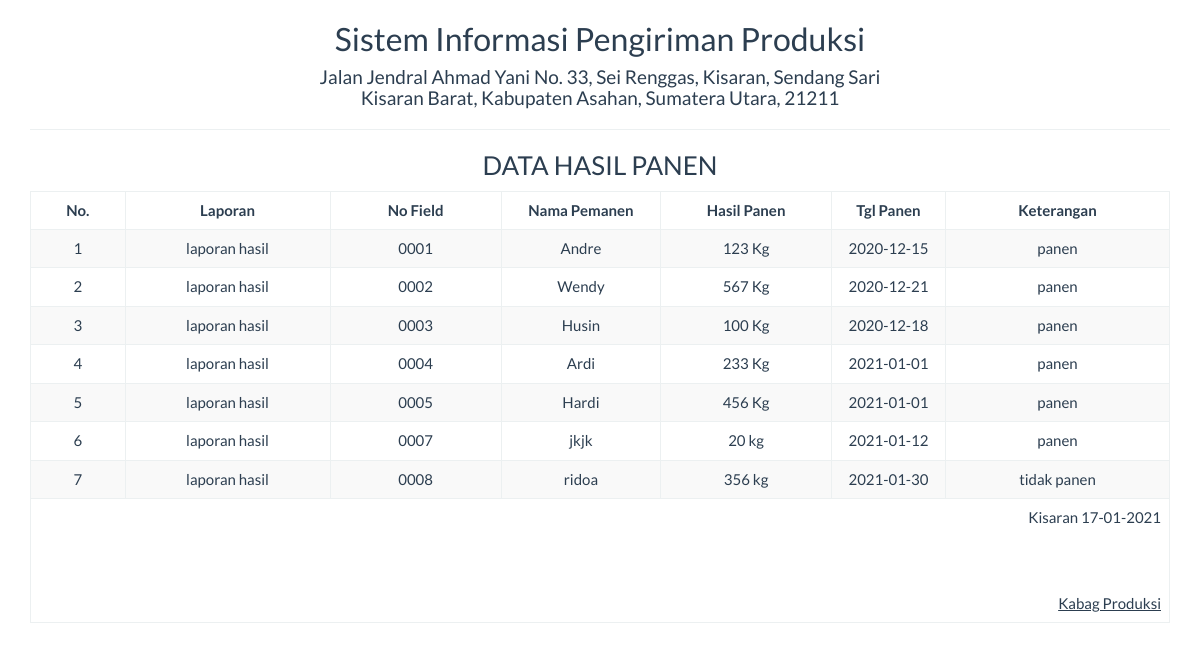
Screenshot of /report/hasilpanen_semua.php with the database file from the repository.
### tables this page shows
CREATE TABLE `tbl_hasilpanen` (
  `id` int(5) NOT NULL,
  `laporan` varchar(25) NOT NULL,
  `no_field` varchar(25) NOT NULL,
  `nama_pemanen` varchar(100) NOT NULL,
  `hasil_panen` varchar(50) NOT NULL,
  `tgl_panen` date NOT NULL,
  `keterangan` varchar(100) NOT NULL
);

### report/hasilpanen_semua.php (the view, shortened to what this page needs)
<!DOCTYPE html>
<html>
    <head>
        <link href="../Assets/css/bootstrap.min.css" rel="stylesheet" type="text/css"/>
    </head>
    <body onload="print()">
        <?php
        include '../config/koneksi.php';
        ?>
        <div class="container">
            <div class='row'>
                <div class="col-sm-12">
                    <div class="text-center">
                        <h2>Sistem Informasi Pengiriman Produksi </h2>
                        <h4>Jalan Jendral Ahmad Yani No. 33, Sei Renggas, Kisaran, Sendang Sari <br> Kisaran Barat, Kabupaten Asahan, Sumatera Utara, 21211</h4>
                        <hr>
                        <h3>DATA HASIL PANEN</h3>
                        <table class="table table-bordered table-striped table-hover">
                        <tbody>
                                <thead>
								<tr>
									<th><center>No.</center></th><th width="18%"><center>Laporan</center></th><th><center>No Field</center></th><th width="14%"><center>Nama Pemanen</center></th><th width="15%"><center>Hasil Panen</center></th><th width="10%"><center>Tgl Panen</center></th><th><center>Keterangan</center></th>
								</tr>
								</thead>
							<tbody>
                            <?php
                            $sql = "SELECT * FROM tbl_hasilpanen";
                            $query = mysqli_query($koneksi, $sql) or die("SQL Anda Salah");
                            $nomor = 0;
                            while ($data = mysqli_fetch_array($query)) {
                                $nomor++;
                                ?>
                                <tr>
                                    <td><?= $nomor ?></td>
									<td><?= $data['laporan'] ?>
                                    <td><?= $data['no_field'] ?>
                                    <td><?= $data['nama_pemanen'] ?></td>
									<td><?= $data['hasil_panen'] ?></td>
									<td><?= $data['tgl_panen'] ?></td>
									<td><?= $data['keterangan'] ?></td>
                                </tr>
                            <?php } ?>
							</tbody>
                        </tbody>
                            <tfoot>
                                <tr>
                                    <td colspan="8" class="text-right">
                                        Kisaran  <?= date("d-m-Y") ?>
                                        <br><br><br><br>
                                        <u>Kabag Produksi<strong></u><br>
									</td>
								</tr>
							</tfoot>
                        </table>
                    </div>
                </div>
            </div>
    </body>
</html>

### rows the page displays
tbl_hasilpanen: laporan "laporan hasil", no_field "0001", nama_pemanen "Andre", hasil_panen "123 Kg", tgl_panen "2020-12-15", keterangan "panen"
tbl_hasilpanen: laporan "laporan hasil", no_field "0002", nama_pemanen "Wendy", hasil_panen "567 Kg", tgl_panen "2020-12-21", keterangan "panen"
tbl_hasilpanen: laporan "laporan hasil", no_field "0003", nama_pemanen "Husin", hasil_panen "100 Kg", tgl_panen "2020-12-18", keterangan "panen"
tbl_hasilpanen: laporan "laporan hasil", no_field "0004", nama_pemanen "Ardi", hasil_panen "233 Kg", tgl_panen "2021-01-01", keterangan "panen"
tbl_hasilpanen: laporan "laporan hasil", no_field "0005", nama_pemanen "Hardi", hasil_panen "456 Kg", tgl_panen "2021-01-01", keterangan "panen"
tbl_hasilpanen: laporan "laporan hasil", no_field "0007", nama_pemanen "jkjk", hasil_panen "20 kg", tgl_panen "2021-01-12", keterangan "panen"
tbl_hasilpanen: laporan "laporan hasil", no_field "0008", nama_pemanen "ridoa", hasil_panen "356 kg", tgl_panen "2021-01-30", keterangan "tidak panen"
